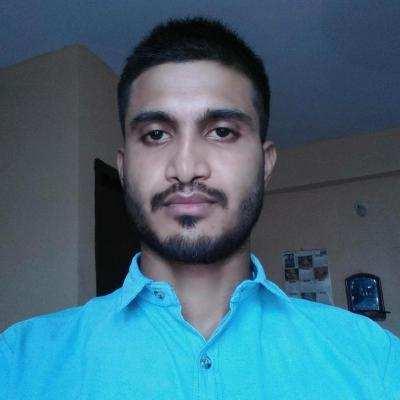
#> input picture Resources/githubProfile.jpg, 400 x 400 px
$ python 3imgResize.py
#> lines starting #> are read from the running program, lines starting #| are printed output that depends on the picture
# Using OpenCV learn how to Resize the original image
# import libraries
import cv2
# import image
img = cv2.imread('Resources/githubProfile.jpg')
#> img is the input picture: shape (400, 400, 3); mean B, G, R 122.7, 104.6, 64.7
# to resize image we need image, resize_width and resize_height
# print(img.shape)
# openCV contains width first then it call height
# while simple matrix occour height first and then width
# imgResize = cv2.resize(original image, (width, height))
imgResize = cv2.resize(img, (200,300))
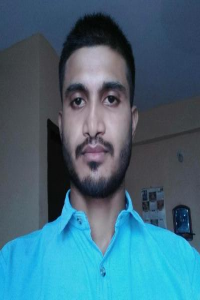
#> imgResize: shape (300, 200, 3); mean B, G, R 122.7, 104.6, 64.6

cv2.imshow("Original", img)
cv2.imshow("Resize", imgResize)

cv2.waitKey(0)
cv2.destroyAllWindows()

$ run again, with Resources/card.jfif saved as Resources/githubProfile.jpg
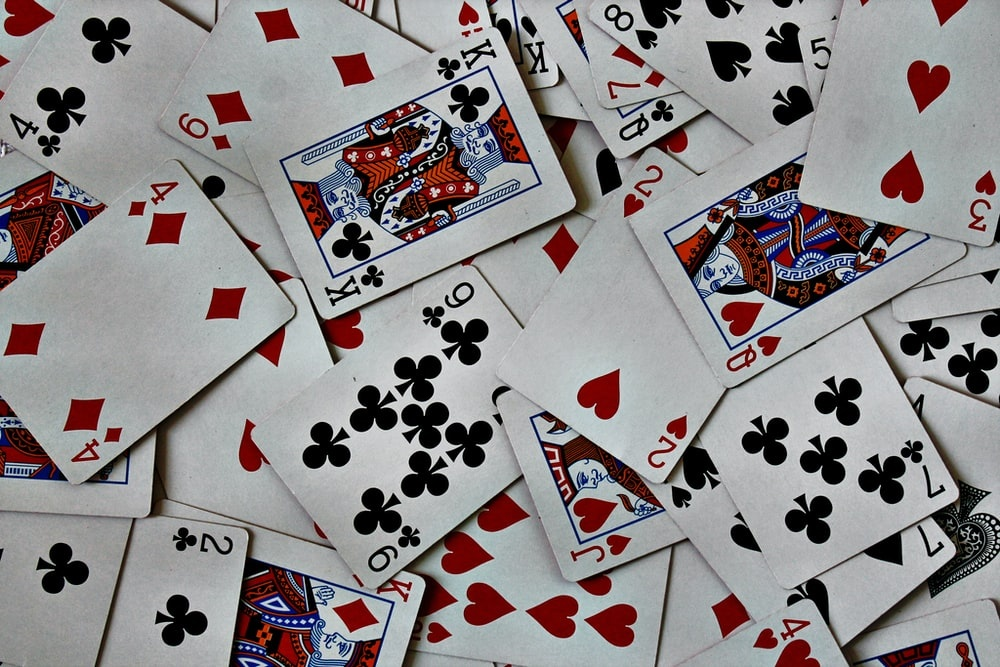
#> input picture Resources/card.jfif, 1000 x 667 px
#> img is the input picture: shape (667, 1000, 3); mean B, G, R 137.2, 136.1, 140.8
#> `imgResize = cv2.resize(img, (200,300))`:
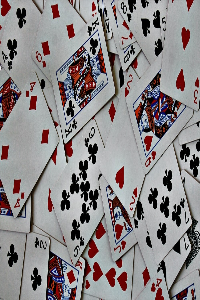
#> imgResize: shape (300, 200, 3); mean B, G, R 137.1, 136, 140.7

$ run again, with Resources/wall.jfif saved as Resources/githubProfile.jpg
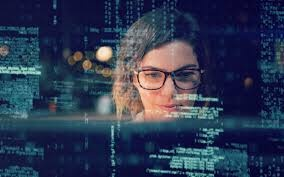
#> input picture Resources/wall.jfif, 284 x 177 px
#> img is the input picture: shape (177, 284, 3); mean B, G, R 82.1, 56.8, 44.9
#> `imgResize = cv2.resize(img, (200,300))`:
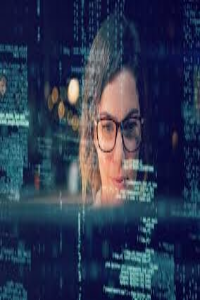
#> imgResize: shape (300, 200, 3); mean B, G, R 82, 56.6, 44.7
